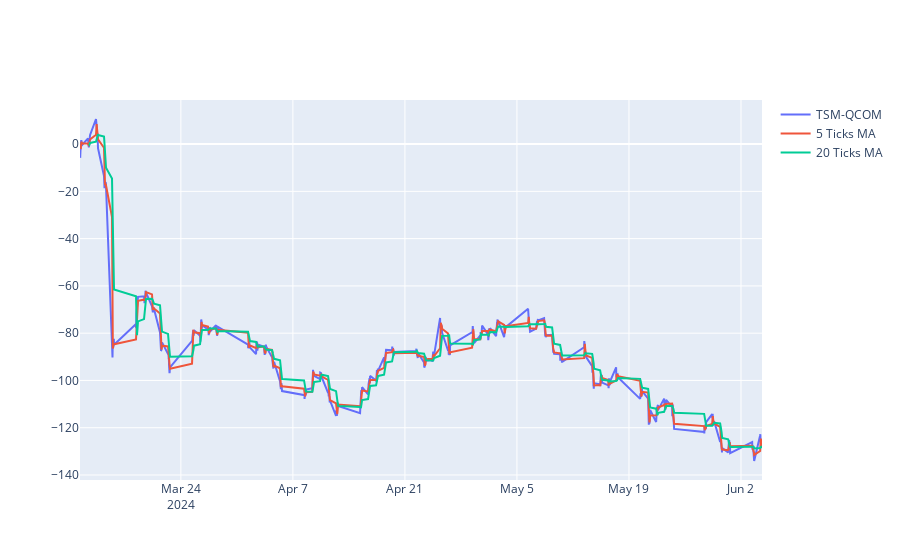

Notebook code for this chart:
### Code cell
# Plot the difference and its moving average

fig = go.Figure()
fig.add_trace(go.Scatter(x=tsm_qcom_dif.index, y=tsm_qcom_dif, name='TSM-QCOM'))
fig.add_trace(go.Scatter(x=tsm_qcom_dif.index, y=tsm_qcom_dif.rolling(window=5).mean(), name='5 Ticks MA'))
fig.add_trace(go.Scatter(x=tsm_qcom_dif.index, y=tsm_qcom_dif.rolling(window=20).mean(), name='20 Ticks MA'))

fig.show()

### Figure 1 — Plotly figure (JSON) as saved in the notebook; plotly's stock layout.template omitted (floating-point values rounded to 4 significant figures; data arrays with more than 128 entries replaced by an {"elided": "..."} marker saying what was removed)
{"data": [{"name": "TSM-QCOM", "type": "scatter", "x": {"elided": "779 str values"}, "y": {"elided": "779 float values"}}, {"name": "5 Ticks MA", "type": "scatter", "x": {"elided": "779 str values"}, "y": {"elided": "779 float values"}}, {"name": "20 Ticks MA", "type": "scatter", "x": {"elided": "779 str values"}, "y": {"elided": "779 float values"}}], "layout": {}}
